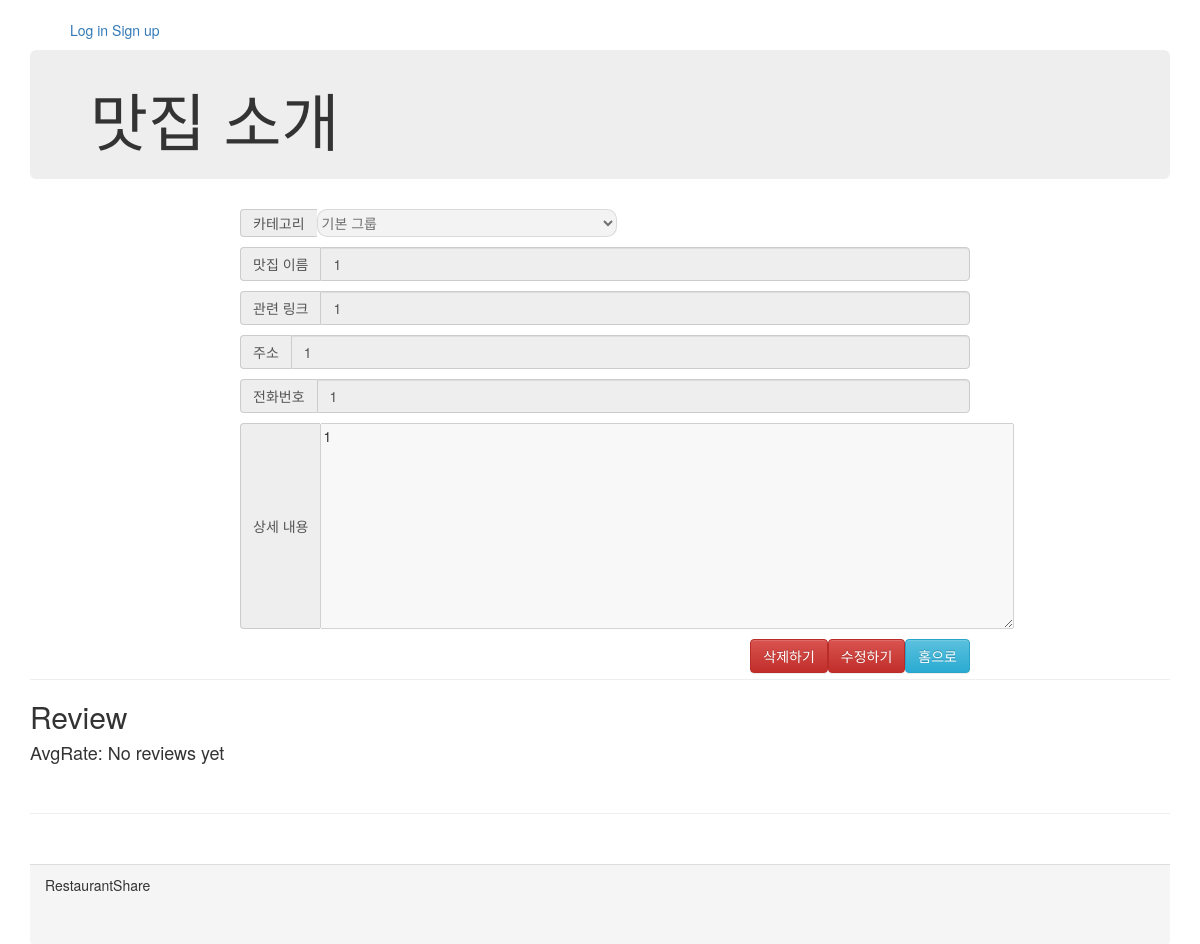
Screenshot of /restaurantDetail/1 with the database file from the repository.
### shareRes/models.py (models this page shows)
class Restaurant(models.Model):
    category = models.ForeignKey('Category', on_delete=models.SET_DEFAULT, default=0)
    restaurant_name = models.CharField(max_length = 100)
    restaurant_link = models.CharField(max_length = 500)
    restaurant_content = models.TextField()
    restaurant_address = models.CharField(max_length = 50)
    restaurant_phone = models.CharField(max_length = 40)

### shareRes/views.py (the view)
# urls.py: path('restaurantDetail/<str:res_id>',views.restaurantDetailView.as_view(), name='resDetailPage'),
class restaurantDetailView(mixins.ReadOnlyModelFormMixin, UpdateView):
    model = Restaurant
    template_name = "shareRes/restaurantDetail.html"
    slug_url_kwarg = "res_id"
    slug_field = "id"
    form_class = forms.RestaurantForm
    def get_context_data(self, **kwargs):
        context = super(restaurantDetailView, self).get_context_data(**kwargs)
        context['title'] = "맛집 소개"
        context['reviews'] = rev_models.Review.objects.filter(restaurant = self.object)
        if self.request.user.is_authenticated:
            try:
                context['user_review'] = rev_models.Review.objects.filter(restaurant = self.object).get(created_by = self.request.user)
            except rev_models.Review.DoesNotExist:
                context['user_review'] = None
        try:
            context['avg_rate'] = rev_models.Review.objects.filter(restaurant = self.object).aggregate(Avg('rate'))
        except rev_models.Review.DoesNotExist:
            context['avg_rate'] = None
        return context

### shareRes/mixins.py (called while the page is built)
    def get_form(self, form_class=None):
        form = super(ReadOnlyModelFormMixin, self).get_form()
        for field in form.fields:
            form.fields[field].widget.attrs['readonly'] = 'readonly'
            form.fields[field].widget.attrs['disabled'] = 'disabled'
        return form

### shareRes/models.py (called while the page is built)
    def __str__(self):
        return self.category_name

### templates/shareRes/restaurantDetail.html (shortened to what this page needs)
{% extends "base.html" %}
{% block title_main %}{{ title }}{% endblock title_main %}
{% block content %}
        <div class="content">
            <div class="inputDiv">
                {% for field in form %}
                <div class="input-group">
                <span class="input-group-addon" id="sizing-addon2">{{ field.label }}</span>
                {{field}}
                </div>
                {% endfor %}
                <a href ="/" class="resAddBtn btn btn-info" role="button">홈으로</a>
                <a href ="./updatePage/{{restaurant.id}}" class="resAddBtn btn btn-danger" role="button">수정하기</a>
                <form action="./delete" method="POST">{% csrf_token %}
                    <input type="submit" class="resAddBtn btn btn-danger" value="삭제하기">
                </form>
            </div>
            <hr>
            <div class="reviewDiv">
                <h2>Review</h2>
                {% if avg_rate.rate__avg  is not None %}
                    <h4>AvgRate: {{ avg_rate.rate__avg }}</h4>
                {% else %}
                    <h4>AvgRate: No reviews yet</h4>
                {% endif %}
                <br>
                <hr>
            </div>
        </div>
{% endblock content %}

### templates/base.html (style rules this page uses)
.content { min-height: 60%; margin: auto; }

### templates/shareRes/restaurantDetail.html (style rules this page uses)
.inputDiv { margin-left: 200px; margin-right: 200px; margin-bottom: 50px; }
select[size] { height: 28px; }
.resCategory { width:300px; border-radius: 10px; }
.input-group { margin:10px; width: 730px; }
.resAddBtn { float:right; }

### rows the page displays
Restaurant: form "기본 그룹" "1" "1" "1" "1" "1"

### other values shown
{{ title }} "맛집 소개"
{{ field.label }} "카테고리" "맛집 이름" "관련 링크" "주소" "전화번호" "상세 내용"
